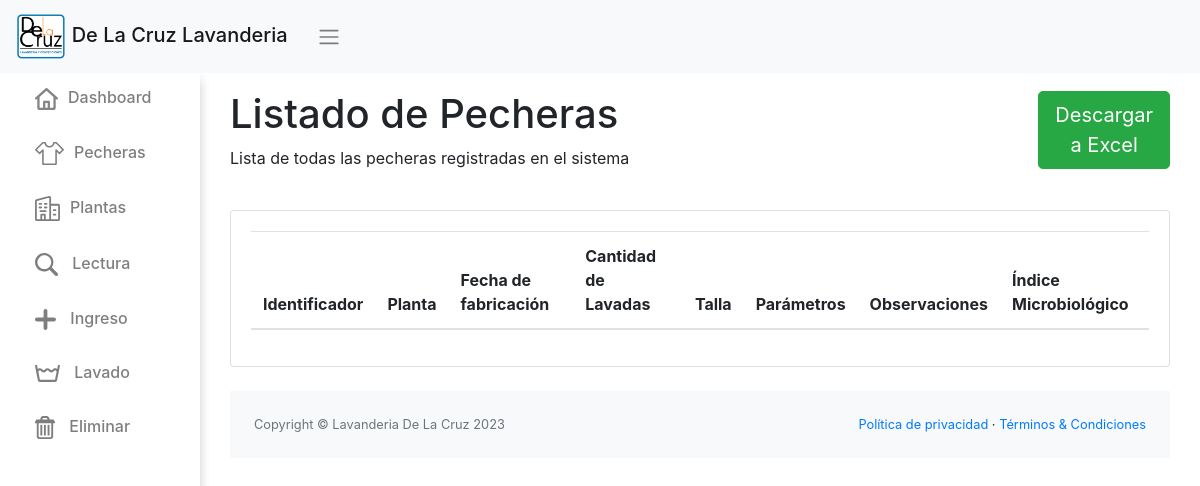
/listado/, run on an earlier commit of the app's database.
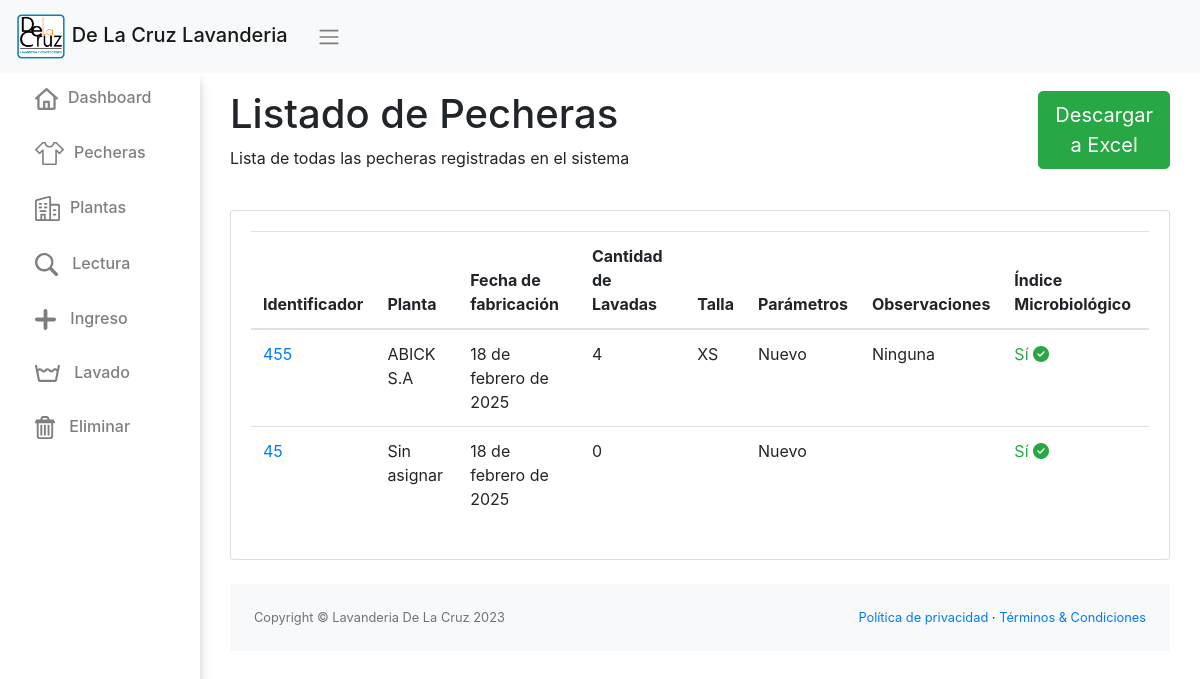
And on a later commit of the database.
### app/models.py (models this page shows, shortened)
class Pechera(models.Model):
    id_pechera = models.CharField(max_length=100, unique=True)
    fecha_fabricacion = models.DateField(null=True)
    talla = models.CharField(max_length=5)
    cantidad_lavados = models.IntegerField(default=0)
    observaciones = models.CharField(max_length=500, blank=True)
    planta = models.IntegerField (choices=PLANTAS_CHOICES,default=1)
    parameters = models.CharField(max_length=50, choices=PARAMETERS_CHOICES, default='1')
    indice_microbiologico = models.CharField(max_length=2, choices=OPCIONES_INDICE, default='Si', verbose_name="Índice Microbiológico")
    eliminada = models.BooleanField(default=False)

### app/views.py (the view)
# urls.py: path('listado/', listado, name="listado" ),
def listado(request):
    latest_pecheras = Pechera.objects.exclude(eliminada=True).order_by('-fecha_fabricacion')[:]
    plantas = Planta.objects.all()
    context = {
        'latest_pecheras': latest_pecheras,'plantas': plantas
    }
    return render(request, 'app/listado.html', context)

### app/templates/app/listado.html (shortened to what this page needs)
{% extends 'app/base.html' %} {% load static %}
{% block contenido %}
<div>
  <div class="row" style="display: flex;  align-items: center;">
    <div class="col-sm-10 mb-3">
      <h1>Listado de Pecheras</h1>
      <Spam>Lista de todas las pecheras registradas en el sistema</Spam>
    </div>
    <div class="col-sm-2 mb-3">
      <a class="btn btn-success btn-block btn-lg" href="{% url 'exportar_a_excel' %}" role="button" style="margin-left: auto;">Descargar a Excel</a>
    </div>
  </div><br>
  <div class="card mb-4">
    <div class="card-body">
      <table class="table table-responsive-sm table-fluid">
        <thead>
          <tr>
            <th>Identificador</th>
            <th>Planta</th>
            <th>Fecha de fabricación</th>
            <th>Cantidad de Lavadas</th>
            <th>Talla</th>
            <th>Parámetros</th>
            <th>Observaciones</th>
            <th>Índice Microbiológico</th>
          </tr>
        </thead>
        <tbody>
          {% for pechera in latest_pecheras %}
            <tr>
              <td><a href="{% url 'lectura' %}?id={{pechera.id_pechera|urlencode}}">{{ pechera.id_pechera }}</a></td>
              <td>{{ pechera.get_planta_display }}</td>
              <td>{{ pechera.fecha_fabricacion }}</td>
              <td>{{ pechera.cantidad_lavados }}</td>
              <td>{{ pechera.talla }}</td>
              <td>{{ pechera.get_parameters_display }}</td>
              <td>{{ pechera.observaciones }}</td>
              <td>
                {% if pechera.indice_microbiologico == 'No' %}
                  <span class="text-danger">No</span>
                  <i class="fas fa-exclamation-triangle text-danger"></i>
                {% elif pechera.indice_microbiologico == 'Si' %}
                  <span class="text-success">Sí</span>
                  <i class="fas fa-check-circle text-success"></i>
                {% else %}
                  <span class="text-warning">Valor no reconocido: {{ pechera.indice_microbiologico }}</span>
                {% endif %}
              </td>
            </tr>
          {% endfor %}
        </tbody>
      </table>
    </div>
  </div>
  {% endblock %}

What changed in the data, as far as the page shows it:
added Pechera: id_pechera "455", planta "ABICK S.A", fecha_fabricacion "18 de febrero de 2025", cantidad_lavados "4", talla "XS", parameters "Nuevo", observaciones "Ninguna", indice_microbiologico "Sí"
added Pechera: id_pechera "45", planta "Sin asignar", fecha_fabricacion "18 de febrero de 2025", cantidad_lavados "0", parameters "Nuevo", indice_microbiologico "Sí"
